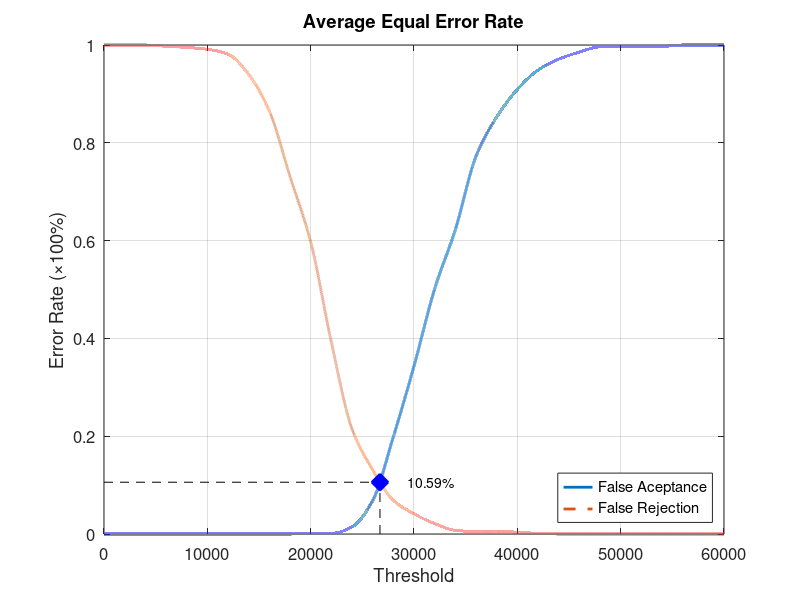
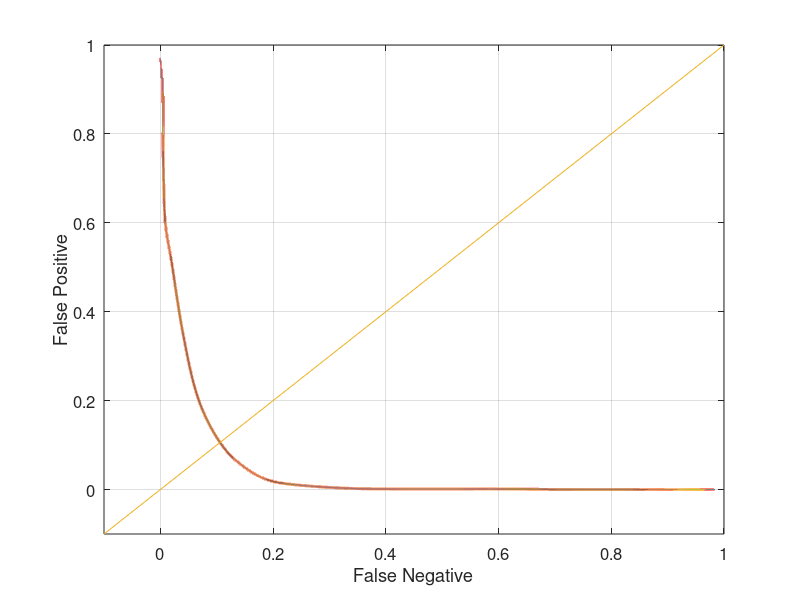

Write MATLAB code to recreate these figures, in order.
function yEER = Experiment1Average
close all;
clear;
clc;
x = 0:2000:60000;
xq = 0:0.5:60000;

y0 = [0 0 0 0 0 0 0 0 0 0 0.00131579 0.00131579 0.0144737 0.0684211 0.198684 0.343421 0.501316 0.622368 0.772368 0.852632 0.909211 0.948684 0.971053 0.985526 0.996053 0.996053 0.997368 0.997368 1 1 1];
yy0 = interp1(x, y0, xq, 'pchip');
y1 = [1 1 1 0.9975 0.995 0.99125 0.98125 0.94 0.865 0.73125 0.5975 0.3925 0.215 0.13125 0.06875 0.04125 0.02125 0.0075 0.005 0.005 0.00375 0.00125 0 0 0 0 0 0 0 0 0];
yy1 = interp1(x, y1, xq, 'pchip');

% Calculating EER: 
y2 = abs(y0 - y1);
find(y2 == min(y2))
yy2 = abs(yy0 - yy1);
xEER = find(yy2 == min(yy2));
xEERIndex = xq(xEER) % X-axis EER
yEER = yy0(xEER) % Y-axis EER

main = figure
plot(xq, yy0,'-','LineWidth', 2);	hold on
plot(xq, yy1,'--','LineWidth', 2);	hold on
plot([xEERIndex xEERIndex], [0 yEER], 'k--');	hold on
plot([0 xEERIndex], [yEER yEER], 'k--');	hold on
plot(xEERIndex, yEER, 'bx', 'LineWidth', 10);	hold on
text(xEERIndex + 10 * xEERIndex / 100, yEER, [num2str(round((10000 * yEER)) / 100) '%'])
legend('False Aceptance', 'False Rejection', 'Location', 'SouthEast')
xlabel('Threshold')
ylabel('Error Rate (\times100%)')
title('Average Equal Error Rate')
set(gca, 'FontSize', 12)
axis([0 60000 0 1])
grid on

print(main, 'Experiment1AverageMain', '-dpng');
FNRxFPR = figure('Color', [1 1 1]);
plot(yy1, yy0, '-', yy1, yy0, 'LineWidth', 2);
hold on
y = -0.1:0.1:1
plot(y, y); 
set(gca, 'FontSize', 12)
xlabel('False Negative')
ylabel('False Positive')
axis([-0.1 1 -0.1 1])
set(gca, 'FontSize', 12)
grid on

print(FNRxFPR, 'Experiment1AverageFNRxFPR','-dpng');
end
